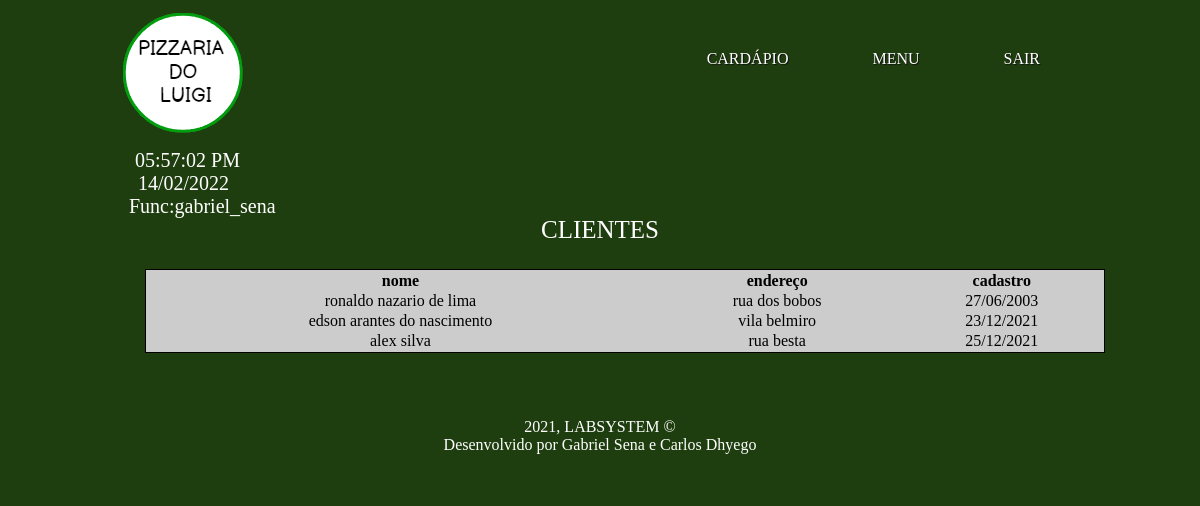
/atendente-pc/index.php?pagina=cliente (signed in), run on the app's committed database.
### tables this page shows
CREATE TABLE `cliente` (
  `id_cliente` int(11) NOT NULL,
  `nome_cliente` varchar(50) NOT NULL,
  `endereco_cliente` varchar(50) NOT NULL,
  `data_cadastro_cliente` date NOT NULL,
  `email_cliente` varchar(233) DEFAULT NULL,
  `senha_cliente` int(11) DEFAULT NULL
);

### atendente-pc/db.php (called while the page is built, shortened)
<?php
$servidor = "localhost";
$usuario = "root";
$senha = "";
$db = "pizza_luigi";
$conexao = mysqli_connect($servidor, $usuario, $senha, $db);
$query_cliente = "SELECT * FROM cliente";
$consulta_cliente = mysqli_query($conexao, $query_cliente);

### atendente-pc/views/quadro_clientes.php (the view)
<br></br>
<div class="container" style="text-align: center;color: white">
	<label style="font-size: 25px">CLIENTES</label>
</div>
<table id="tabela_pizza" style="border: 1px solid black; width: 100%;background-color: #ccc;text-align: center;">
	<thead>
	<tr>
		<th>nome</th>
		<th>endereço</th>
		<th>cadastro</th>
	</tr>
	</thead>
	<tbody>
	<?php
			while($linha = mysqli_fetch_array($consulta_cliente)){
				echo '<tr><td >'.$linha['nome_cliente'].'</td>';
				echo '<td>'.$linha['endereco_cliente'].'</td>';
				$var = $linha['data_cadastro_cliente'];
				echo '<td>'.date('d/m/Y', strtotime($var)).'</td>';
	?>
	<?php
				}
	?>
	</tbody>
</table>

### atendente-pc/css/novo_estilo.css (style rules this page uses)
* { margin: 0;padding: 0 }
body { height: 100px; font-family: cursive; font-size: 16px }
.container { margin: 0 auto; width: 960px; }
#tabela_pizza { margin: 25px; }

### data on the page
cliente: nome_cliente "ronaldo nazario de lima", endereco_cliente "rua dos bobos", data_cadastro_cliente "27/06/2003"
cliente: nome_cliente "edson arantes do nascimento", endereco_cliente "vila belmiro", data_cadastro_cliente "23/12/2021"
cliente: nome_cliente "alex silva", endereco_cliente "rua besta", data_cadastro_cliente "25/12/2021"

### other printed values
$_SESSION['usuario'] "gabriel_sena"
